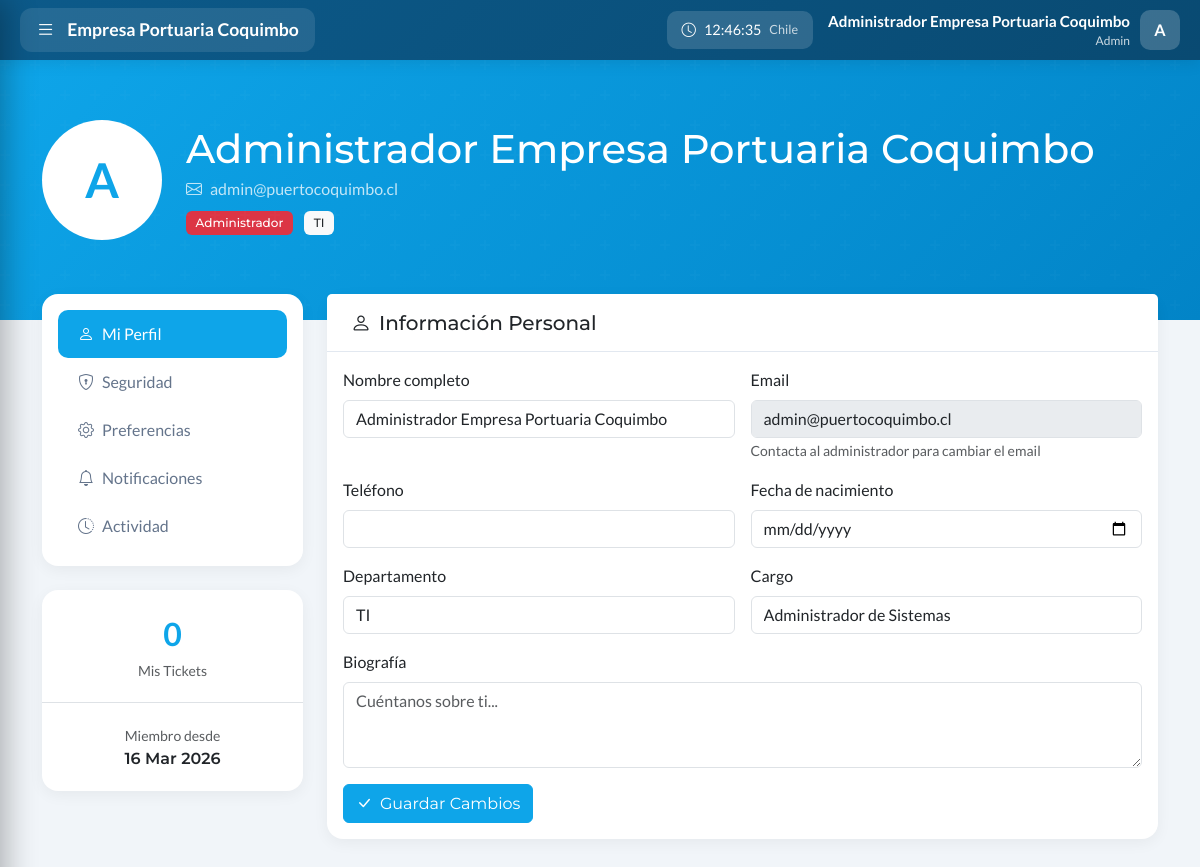
The page /perfil.php (signed in) on the database its author committed.
### tables this page shows
CREATE TABLE IF NOT EXISTS users (
    id INT AUTO_INCREMENT PRIMARY KEY,
    name VARCHAR(100) NOT NULL,
    username VARCHAR(50) NOT NULL UNIQUE,
    email VARCHAR(150) NOT NULL UNIQUE,
    password VARCHAR(255) NOT NULL,
    role ENUM('admin', 'soporte', 'social', 'denuncia', 'user') NOT NULL DEFAULT 'user',
    is_active TINYINT(1) DEFAULT 1,
    last_login TIMESTAMP NULL,
    login_attempts INT DEFAULT 0,
    locked_until TIMESTAMP NULL,
    birthday DATE DEFAULT NULL,
    phone VARCHAR(20) DEFAULT NULL,
    department VARCHAR(100) DEFAULT NULL,
    position VARCHAR(100) DEFAULT NULL,
    avatar VARCHAR(255) DEFAULT NULL,
    bio TEXT DEFAULT NULL,
    created_at TIMESTAMP DEFAULT CURRENT_TIMESTAMP,
    updated_at TIMESTAMP DEFAULT CURRENT_TIMESTAMP ON UPDATE CURRENT_TIMESTAMP,
    INDEX idx_username (username),
    INDEX idx_email (email),
    INDEX idx_role (role)
);

### includes/autenticacion.php (called while the page is built, shortened)
<?php
function isLoggedIn() {
    return isset($_SESSION['logged_in']) && $_SESSION['logged_in'] === true;
}
function getCurrentUser() {
    global $pdo;
    $stmt = $pdo->prepare('SELECT id, name, username, email, role FROM users WHERE id = ?');
    $stmt->execute([$_SESSION['user_id']]);
    return $stmt->fetch();
}
?>

### public/perfil.php (the view, shortened to what this page needs)
<?php
require_once '../includes/bootstrap.php';
$user = getCurrentUser();
$stmt = $pdo->prepare('SELECT * FROM users WHERE id = ?');
$stmt->execute([$user['id']]);
$userData = $stmt->fetch();
$myTickets = $pdo->prepare("SELECT COUNT(*) FROM tickets WHERE user_id = ?");
$myTickets->execute([$user['id']]);
$ticketCount = $myTickets->fetchColumn();
$roleLabels = ['admin' => 'Administrador', 'soporte' => 'Soporte TI', 'social' => 'Comunicaciones', 'user' => 'Usuario'];
$roleColors = ['admin' => 'danger', 'soporte' => 'warning', 'social' => 'info', 'user' => 'secondary'];
?>
<!DOCTYPE html>
<html lang="es">
<head>
    <link href="https://cdn.jsdelivr.net/npm/bootstrap@5.3.2/dist/css/bootstrap.min.css" rel="stylesheet">
    <link href="https://cdn.jsdelivr.net/npm/bootstrap-icons@1.11.1/font/bootstrap-icons.css" rel="stylesheet">
    <link href="css/intranet.css" rel="stylesheet">
</head>
<body class="has-sidebar">
    <?php include '../includes/barra_lateral.php'; ?>
    <div class="profile-header">
        <div class="container">
            <div class="d-flex align-items-center gap-4">
                <div class="avatar-large">
                    <?= strtoupper(substr($userData['name'], 0, 1)) ?>
                </div>
                <div>
                    <h1 class="mb-1"><?= htmlspecialchars($userData['name']) ?></h1>
                    <p class="mb-2 opacity-75">
                        <i class="bi bi-envelope me-2"></i><?= htmlspecialchars($userData['email']) ?>
                    </p>
                    <span class="badge bg-<?= $roleColors[$userData['role']] ?>">
                        <?= $roleLabels[$userData['role']] ?>
                    </span>
                    <?php if ($userData['department']): ?>
                    <span class="badge bg-light text-dark ms-2">
                        <?= htmlspecialchars($userData['department']) ?>
                    </span>
                    <?php endif; ?>
                </div>
            </div>
        </div>
    </div>
    <div class="container profile-content pb-5">
        <div class="row g-4">
            <div class="col-lg-3">
                <div class="card mb-4">
                    <div class="card-body p-0">
                        <div class="nav flex-column nav-pills p-3" id="profileTab" role="tablist">
                            <button class="nav-link active text-start" data-bs-toggle="pill" data-bs-target="#tab-profile">
                                <i class="bi bi-person me-2"></i>Mi Perfil
                            </button>
                            <button class="nav-link text-start" data-bs-toggle="pill" data-bs-target="#tab-security">
                                <i class="bi bi-shield-lock me-2"></i>Seguridad
                            </button>
                            <button class="nav-link text-start" data-bs-toggle="pill" data-bs-target="#tab-preferences">
                                <i class="bi bi-gear me-2"></i>Preferencias
                            </button>
                            <button class="nav-link text-start" data-bs-toggle="pill" data-bs-target="#tab-notifications">
                                <i class="bi bi-bell me-2"></i>Notificaciones
                            </button>
                            <button class="nav-link text-start" data-bs-toggle="pill" data-bs-target="#tab-activity">
                                <i class="bi bi-clock-history me-2"></i>Actividad
                            </button>
                        </div>
                    </div>
                </div>
                <div class="card">
                    <div class="card-body p-0">
                        <div class="row g-0 text-center">
                            <div class="col-12 border-bottom">
                                <div class="stat-mini">
                                    <div class="number"><?= $ticketCount ?></div>
                                    <small class="text-muted">Mis Tickets</small>
                                </div>
                            </div>
                            <div class="col-12">
                                <div class="stat-mini">
                                    <small class="text-muted">Miembro desde</small>
                                    <div class="fw-semibold"><?= date('d M Y', strtotime($userData['created_at'])) ?></div>
                                </div>
                            </div>
                        </div>
                    </div>
                </div>
            </div>
            <div class="col-lg-9">
                <div class="tab-content">
                    <div class="tab-pane fade show active" id="tab-profile">
                        <div class="card">
                            <div class="card-header bg-white py-3">
                                <h5 class="mb-0"><i class="bi bi-person me-2"></i>Información Personal</h5>
                            </div>
                            <div class="card-body">
                                <form method="POST">
                                    <div class="row g-3">
                                        <div class="col-md-6">
                                            <label class="form-label">Nombre completo</label>
                                            <input type="text" name="name" class="form-control" value="<?= htmlspecialchars($userData['name']) ?>" required>
                                        </div>
                                        <div class="col-md-6">
                                            <label class="form-label">Email</label>
                                            <input type="email" class="form-control" value="<?= htmlspecialchars($userData['email']) ?>" disabled>
                                            <small class="text-muted">Contacta al administrador para cambiar el email</small>
                                        </div>
                                        <div class="col-md-6">
                                            <label class="form-label">Teléfono</label>
                                            <input type="text" name="phone" class="form-control" value="<?= htmlspecialchars($userData['phone'] ?? '') ?>">
                                        </div>
                                        <div class="col-md-6">
                                            <label class="form-label">Fecha de nacimiento</label>
                                            <input type="date" name="birthday" class="form-control" value="<?= $userData['birthday'] ?? '' ?>">
                                        </div>
                                        <div class="col-md-6">
                                            <label class="form-label">Departamento</label>
                                            <input type="text" name="department" class="form-control" value="<?= htmlspecialchars($userData['department'] ?? '') ?>">
                                        </div>
                                        <div class="col-md-6">
                                            <label class="form-label">Cargo</label>
                                            <input type="text" name="position" class="form-control" value="<?= htmlspecialchars($userData['position'] ?? '') ?>">
                                        </div>
                                        <div class="col-12">
                                            <label class="form-label">Biografía</label>
                                            <textarea name="bio" class="form-control" rows="3" placeholder="Cuéntanos sobre ti..."><?= htmlspecialchars($userData['bio'] ?? '') ?></textarea>
                                        </div>
                                        <div class="col-12">
                                            <button type="submit" class="btn btn-primary">
                                                <i class="bi bi-check-lg me-2"></i>Guardar Cambios
                                            </button>
                                        </div>
                                    </div>
                                </form>
                            </div>
                        </div>
                    </div>
                </div>
            </div>
        </div>
    </div>
</body>
</html>

### includes/barra_lateral.php (shortened to what this page needs)
<div class="epco-topbar">
    <button class="epco-logo-btn" id="sidebarToggle" onclick="toggleSidebar()">
        <i class="bi bi-list menu-icon"></i>
        <span class="logo-text">Empresa Portuaria Coquimbo</span>
    </button>
    <div class="topbar-right">
        <div class="topbar-clock d-none d-md-flex">
            <i class="bi bi-clock"></i>
            <span id="chileTime">--:--:--</span>
            <small class="opacity-75">Chile</small>
        </div>
        <div class="topbar-user">
            <div class="topbar-user-info d-none d-md-block">
                <div class="topbar-user-name"><?= htmlspecialchars($user['name']) ?></div>
                <div class="topbar-user-role"><?= ucfirst($user['role']) ?></div>
            </div>
            <div class="dropdown">
                <div class="topbar-avatar" role="button" data-bs-toggle="dropdown">
                    <?= strtoupper(substr($user['name'], 0, 1)) ?>
                </div>
            </div>
        </div>
    </div>
</div>

### public/css/intranet.css (style rules this page uses)
:root { --primary: #0ea5e9; --primary-light: #0284c7; --primary-lighter: #2d4a6f; --accent: #3b82f6; --success: #10b981; --warning: #f59e0b; --danger: #ef4444; --gray-50: #f8fafc; --gray-100: #f1f5f9; --gray-200: #e2e8f0; --gray-300: #cbd5e1; --gray-400: #94a3b8; --gray-500: #64748b; --gray-600: #475569; --gray-700: #334155; --gray-800: #1e293b; --gray-900: #0f172a; }
* { font-family: 'Lato', sans-serif; }
h1, h2, h3, h4, h5, h6, .fw-bold, .fw-semibold, .navbar-brand, .btn, .badge { font-family: 'Montserrat', sans-serif; }
html { overflow-y: scroll; }
body { background: var(--gray-100); min-height: 100vh; }
.card { border: none; border-radius: 16px; box-shadow: 0 4px 15px rgba(0,0,0,0.05); transition: all 0.3s ease; }
.card-header { background: white; border-bottom: 1px solid var(--gray-200); padding: 1.25rem 1.5rem; font-weight: 600; }
.btn-primary { background: var(--primary); border-color: var(--primary); }
.badge { font-weight: 500; padding: 0.5em 0.8em; }

### public/perfil.php (style rules this page uses)
* { font-family: 'Lato', sans-serif; }
h1, h2, h3, h4, h5, h6, .fw-bold, .fw-semibold, .btn, .badge { font-family: 'Montserrat', sans-serif; }
:root { --primary: #0ea5e9; --primary-light: #0284c7; }
body { background: #f1f5f9; min-height: 100vh; }
.profile-header { background: linear-gradient(135deg, var(--primary), var(--primary-light)); color: white; padding: 60px 0 80px; position: relative; }
.profile-header::before { content: ''; position: absolute; top: 0; left: 0; right: 0; bottom: 0; opacity: 0.5; }
.avatar-large { width: 120px; height: 120px; border-radius: 50%; background: white; color: var(--primary); display: flex; align-items: center; justify-content: center; font-size: 3rem; font-weight: 700; border: 4px solid rgba(255,255,255,0.3); position: relative; z-index: 10; }
.profile-content { margin-top: -50px; position: relative; z-index: 10; }
.card { border: none; border-radius: 16px; box-shadow: 0 2px 10px rgba(0,0,0,0.05); }
.nav-pills .nav-link { color: #64748b; border-radius: 10px; padding: 12px 20px; }
.nav-pills .nav-link.active { background: var(--primary); }
.stat-mini { text-align: center; padding: 20px; }
.stat-mini .number { font-size: 2rem; font-weight: 700; color: var(--primary); }

### includes/barra_lateral.php (style rules this page uses)
.epco-topbar { position: fixed; top: 0; left: 0; right: 0; height: 60px; background: linear-gradient(135deg, #0c5a8a 0%, #094a72 100%); z-index: 1001; display: flex; align-items: center; justify-content: space-between; padding: 0 20px; box-shadow: 0 2px 15px rgba(0,0,0,0.1); }
.epco-logo-btn { display: flex; align-items: center; gap: 12px; background: rgba(255,255,255,0.1); border: none; padding: 8px 16px; border-radius: 12px; cursor: pointer; transition: all 0.3s ease; color: white; }
.epco-logo-btn .logo-text { font-size: 1.1rem; font-weight: 700; }
.epco-logo-btn .menu-icon { font-size: 1.2rem; transition: transform 0.3s ease; }
.topbar-right { display: flex; align-items: center; gap: 15px; }
.topbar-clock { display: flex; align-items: center; gap: 8px; background: rgba(255,255,255,0.15); padding: 8px 15px; border-radius: 10px; color: white; font-size: 0.9rem; }
.topbar-user { display: flex; align-items: center; gap: 10px; color: white; }
.topbar-user-info { text-align: right; }
.topbar-user-name { font-weight: 600; font-size: 0.95rem; }
.topbar-user-role { font-size: 0.75rem; opacity: 0.8; }
.topbar-avatar { width: 40px; height: 40px; background: rgba(255,255,255,0.2); border-radius: 10px; display: flex; align-items: center; justify-content: center; font-weight: 600; font-size: 1rem; cursor: pointer; transition: all 0.3s; }
body.has-sidebar { padding-top: 60px; }

### rows shown on the page
users: name "Administrador Empresa Portuaria Coquimbo", role "Admin", name "A", email "admin@puertocoquimbo.cl", role "Administrador", department "TI", created_at "16 Mar 2026", position "Administrador de Sistemas"

### other values the page prints
$ticketCount "0"
